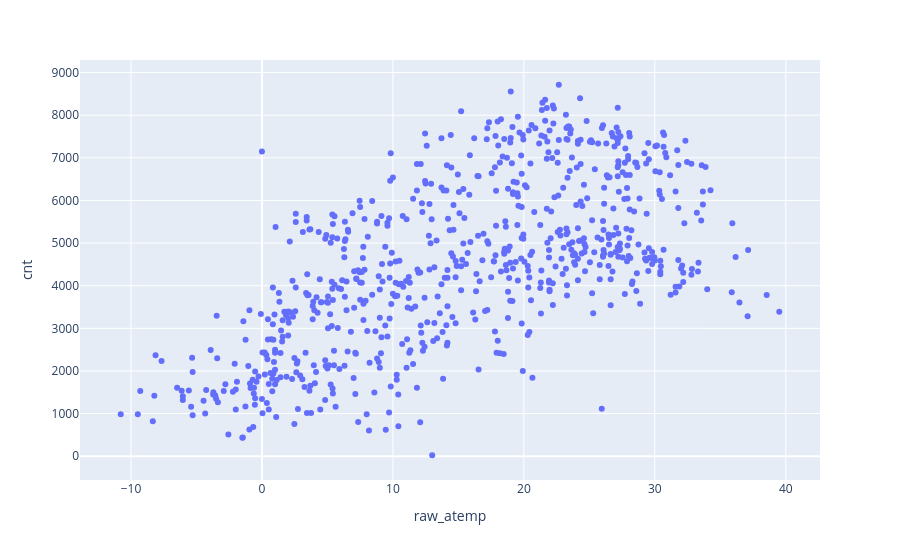

Here is the notebook cell this chart was saved with:
### Code cell
fig = px.scatter(DF,x='raw_atemp',y='cnt')

fig.show()

LM = LinearRegression()
LM.fit(X, y)
print('y-int:')
print(LM.intercept_)
print('Slope:')
print(LM.coef_)
print('Model Score:')
print(LM.score(X,y))

### Figure 1 — Plotly figure (JSON) as saved in the notebook; plotly's stock layout.template omitted (floating-point values rounded to 4 significant figures; data arrays with more than 128 entries replaced by an {"elided": "..."} marker saying what was removed)
{"data": [{"hovertemplate": "raw_atemp=%{x}<br>cnt=%{y}<extra></extra>", "legendgroup": "", "marker": {"color": "#636efa", "symbol": "circle"}, "mode": "markers", "name": "", "orientation": "v", "showlegend": false, "type": "scatter", "x": {"elided": "731 float values"}, "xaxis": "x", "y": {"elided": "731 int values"}, "yaxis": "y"}], "layout": {"legend": {"tracegroupgap": 0}, "margin": {"t": 60}, "xaxis": {"anchor": "y", "domain": [0, 1], "title": {"text": "raw_atemp"}}, "yaxis": {"anchor": "x", "domain": [0, 1], "title": {"text": "cnt"}}}}
